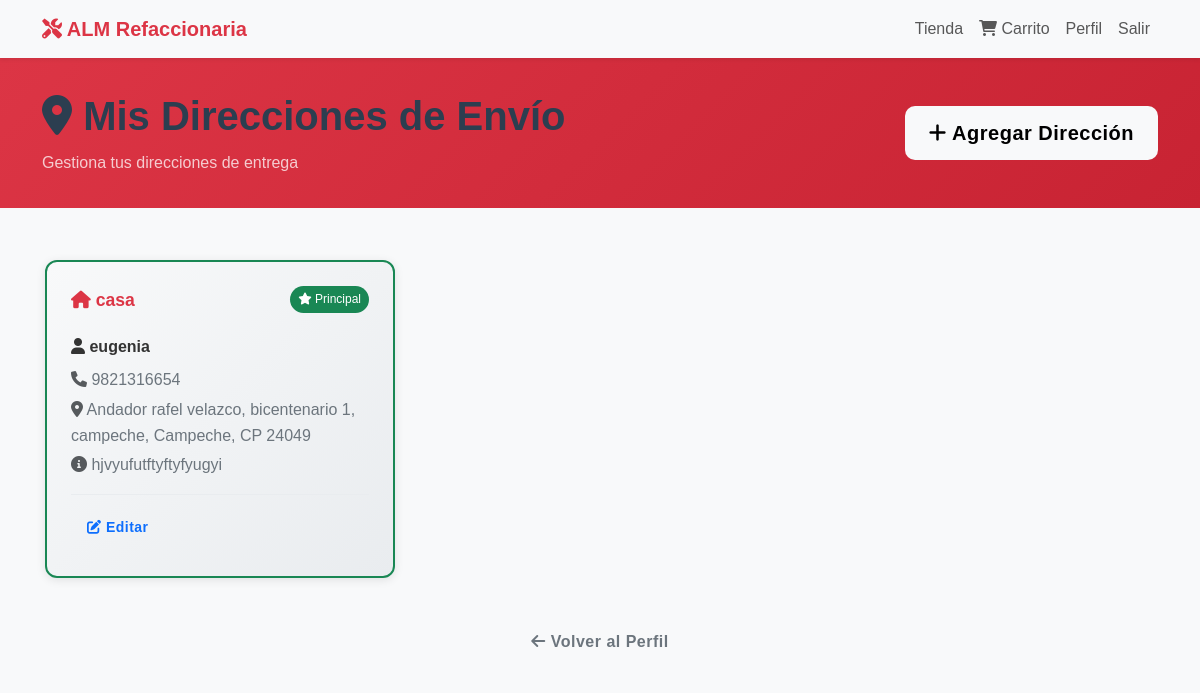
/addresses/ (signed in), run on the app's committed database.
### store/models.py (models this page shows, shortened)
class CustomerAddress(models.Model):
    customer = models.ForeignKey(Customer, on_delete=models.CASCADE, related_name='addresses')
    nickname = models.CharField(max_length=50, help_text="Ej: Casa, Trabajo, Casa de mamá")
    full_name = models.CharField(max_length=200, verbose_name="Nombre completo del destinatario")
    phone = models.CharField(max_length=20)
    address = models.CharField(max_length=300, verbose_name="Calle y número")
    neighborhood = models.CharField(max_length=100, verbose_name="Colonia", blank=True, null=True)
    city = models.CharField(max_length=100, verbose_name="Ciudad/Municipio")
    state = models.CharField(max_length=3, choices=MEXICAN_STATES, verbose_name="Estado")
    zipcode = models.CharField(max_length=10, verbose_name="Código postal")
    references = models.TextField(blank=True, null=True, verbose_name="Referencias adicionales")
    is_default = models.BooleanField(default=False, verbose_name="Dirección principal")
    created_at = models.DateTimeField(auto_now_add=True)
    updated_at = models.DateTimeField(auto_now=True)
    class Meta:
        ordering = ['-is_default', '-updated_at']
        verbose_name = "Dirección del Cliente"
        verbose_name_plural = "Direcciones de Clientes"
    @property
    def full_address(self):
        parts = [self.address]
        if self.neighborhood:
            parts.append(self.neighborhood)
        parts.extend([self.city, self.get_state_display(), f"CP {self.zipcode}"])
        return ", ".join(parts)

### store/views.py (the view)
# urls.py: path('addresses/', views.customer_addresses, name='customer_addresses'),
@login_required
def customer_addresses(request):
    data = cartData(request)
    customer = request.user.customer
    addresses = customer.addresses.all()
    context = {
        'cartItems': data['cartItems'],
        'addresses': addresses,
        'customer': customer,
    }
    return render(request, 'store/customer_addresses.html', context)

### store/utils.py (called while the page is built)
def cartData(request):
    if request.user.is_authenticated:
        try:
            customer = request.user.customer
            order = Order.objects.filter(customer=customer, complete=False).first()
            if order:
                items = order.orderitem_set.all()
                cartItems = order.get_cart_items
            else:
                items = []
                order = {'get_cart_total': 0, 'get_cart_items': 0, 'shipping': False}
                cartItems = 0
        except Customer.DoesNotExist:
            items = []
            order = {'get_cart_total': 0, 'get_cart_items': 0, 'shipping': False}
            cartItems = 0
    else:
        items = []
        order = {'get_cart_total': 0, 'get_cart_items': 0, 'shipping': False}
        cartItems = 0
    return {'cartItems': cartItems, 'order': order, 'items': items}

### store/templates/store/customer_addresses.html (shortened to what this page needs)
{% load static %}
<!DOCTYPE html>
<html lang="es">
<head>
    <link href="https://cdn.jsdelivr.net/npm/bootstrap@5.3.0/dist/css/bootstrap.min.css" rel="stylesheet">
    <link rel="stylesheet" href="https://cdnjs.cloudflare.com/ajax/libs/font-awesome/6.0.0/css/all.min.css">
    <link rel="stylesheet" href="{% static 'css/main.css' %}">
</head>
<body>
    <nav class="navbar navbar-expand-lg navbar-light bg-light shadow-sm">
        <div class="container">
            <a class="navbar-brand" href="{% url 'index' %}">
                <i class="fas fa-tools"></i> ALM Refaccionaria
            </a>
            <div class="navbar-nav ms-auto">
                <a class="nav-link" href="{% url 'store' %}">Tienda</a>
                <a class="nav-link" href="{% url 'cart' %}">
                    <i class="fas fa-shopping-cart"></i>
                    Carrito
                </a>
                <a class="nav-link" href="{% url 'profile' %}">Perfil</a>
                <a class="nav-link" href="{% url 'logout' %}">Salir</a>
            </div>
        </div>
    </nav>
    <div class="page-header">
        <div class="container">
            <div class="row align-items-center">
                <div class="col-md-8">
                    <h1 class="mb-0">
                        <i class="fas fa-map-marker-alt"></i>
                        Mis Direcciones de Envío
                    </h1>
                    <p class="mb-0 mt-2 opacity-75">Gestiona tus direcciones de entrega</p>
                </div>
                <div class="col-md-4 text-md-end">
                    <a href="{% url 'add_address' %}" class="btn btn-light btn-lg">
                        <i class="fas fa-plus"></i>
                        Agregar Dirección
                    </a>
                </div>
            </div>
        </div>
    </div>
    <div class="container">
        {% if addresses %}
            <div class="row">
                {% for address in addresses %}
                    <div class="col-lg-6 col-xl-4">
                        <div class="address-card {% if address.is_default %}default{% endif %}">
                            <div class="address-header">
                                <div class="address-nickname">
                                    <i class="fas fa-home"></i>
                                    {{ address.nickname }}
                                </div>
                                {% if address.is_default %}
                                    <span class="default-badge">
                                        <i class="fas fa-star"></i>
                                        Principal
                                    </span>
                                {% endif %}
                            </div>
                            <div class="address-full-name">
                                <i class="fas fa-user"></i>
                                {{ address.full_name }}
                            </div>
                            <div class="address-info">
                                <div class="mb-1">
                                    <i class="fas fa-phone text-muted"></i>
                                    {{ address.phone }}
                                </div>
                                <div class="mb-1">
                                    <i class="fas fa-map-marker-alt text-muted"></i>
                                    {{ address.full_address }}
                                </div>
                                {% if address.references %}
                                    <div class="mb-1">
                                        <i class="fas fa-info-circle text-muted"></i>
                                        {{ address.references }}
                                    </div>
                                {% endif %}
                            </div>
                            <div class="address-actions">
                                <a href="{% url 'edit_address' address.id %}" class="btn btn-outline-primary btn-action btn-sm">
                                    <i class="fas fa-edit"></i>
                                    Editar
                                </a>
                            </div>
                        </div>
                    </div>
                {% endfor %}
            </div>
        {% endif %}
        <div class="text-center mt-4">
            <a href="{% url 'profile' %}" class="btn btn-outline-secondary">
                <i class="fas fa-arrow-left"></i>
                Volver al Perfil
            </a>
        </div>
    </div>
</body>
</html>

### static/css/main.css (style rules this page uses)
html { scroll-behavior: smooth; }
body { background-color: #f8f9fa; font-family: 'Poppins', sans-serif; line-height: 1.6; color: #2c3e50; overflow-x: hidden; }
h1, h2, h3, h4, h5, h6 { color: #2c3e50; font-weight: 600; line-height: 1.3; margin-bottom: 1rem; }
h1 { font-size: 2.5rem; }
.btn { border-radius: 10px; font-weight: 600; padding: 0.75rem 1.5rem; transition: all 0.3s ease; border: none; text-transform: none; letter-spacing: 0.5px; position: relative; overflow: hidden; }
.btn::before { content: ''; position: absolute; top: 50%; left: 50%; width: 0; height: 0; background: rgba(255,255,255,0.2); border-radius: 50%; transform: translate(-50%, -50%); transition: width 0.6s ease, height 0.6s ease; }
.col-lg-4, .col-lg-6, .col-lg-8, .col-lg-12 { margin-top: 20px; padding: 0 15px; }

### store/templates/store/customer_addresses.html (style rules this page uses)
:root { --primary-color: #dc3545; --secondary-color: #6c757d; --success-color: #198754; --warning-color: #ffc107; --danger-color: #dc3545; }
.address-card { background: white; border-radius: 12px; box-shadow: 0 2px 10px rgba(0,0,0,0.1); padding: 1.5rem; margin-bottom: 1rem; border: 2px solid transparent; transition: all 0.3s ease; }
.address-card.default { border-color: var(--success-color); background: linear-gradient(135deg, #f8f9fa 0%, #e9ecef 100%); }
.address-header { display: flex; justify-content: space-between; align-items: flex-start; margin-bottom: 1rem; }
.address-nickname { color: var(--primary-color); font-weight: 600; font-size: 1.1rem; margin-bottom: 0.25rem; }
.default-badge { background: var(--success-color); color: white; font-size: 0.75rem; padding: 0.25rem 0.5rem; border-radius: 20px; font-weight: 500; }
.address-info { color: var(--secondary-color); line-height: 1.6; }
.address-full-name { font-weight: 600; color: #333; margin-bottom: 0.5rem; }
.address-actions { margin-top: 1rem; padding-top: 1rem; border-top: 1px solid #e9ecef; }
.btn-action { margin-right: 0.5rem; margin-bottom: 0.5rem; border-radius: 25px; padding: 0.375rem 1rem; font-size: 0.875rem; transition: all 0.3s ease; }
.page-header { background: linear-gradient(135deg, var(--primary-color) 0%, #c82333 100%); color: white; padding: 2rem 0; margin-bottom: 2rem; }
.navbar-brand { color: var(--primary-color) !important; font-weight: bold; }

### data on the page
CustomerAddress: nickname "casa", is_default True (drawn), full_name "eugenia", phone "9821316654", full_address "Andador rafel velazco, bicentenario 1, campeche, Campeche, CP 24049", references "hjvyufutftyftyfyugyi"
